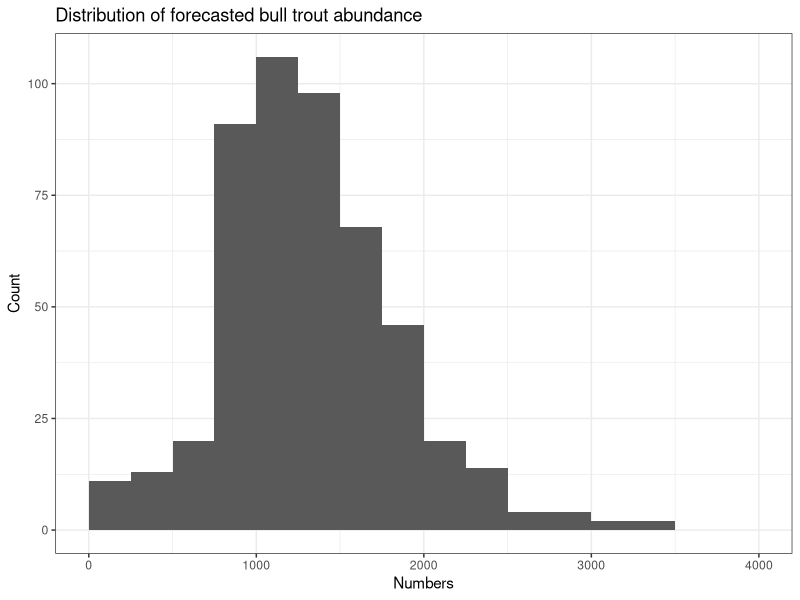

The R script that drew this image:
#Unit 4: Assignment 4.1 - Using evidence to inform
#        the bull trout model and evaluate bag limits

# This code is based on Poisson_NB_Catch.R

library(ggplot2)
library(mvtnorm)

# Define population variables
ages <- seq(1:15)
btrout <- array(0,dim=c(15,100))
adults <- numeric(100)
bt_len <- numeric(15)
bt_wt <- numeric(15)
mat_age <- 6
fec <- c(-61.288,1.478) 
# vB <- c(80,.32,2.29)  # we now estimate this instead of assuming the value
lw <- c(.01,3)       
natmort <- .2 
# sr <-  c(.002,.00000125) # these will also be estimated

# Define fishery parameters
vf <- c(.3,1200)     
q <- 0.07  # catchability from Post et al paper (assume this is ha per angler-hr)
hm <- 0.1  # hooking mortality

# Modifications needed for discrete catch per trip distribution
triplength <- 3.5  # hours per trip
lake_area <- 525   # ha of lake
q_corr <- q * triplength / lake_area  # q in units of 1/trips (i.e., adjust for trip length and area)
trips <- 250 #replace E (effort) with trips
release_fish <- numeric(trips)
bag_limit <- 3

# ********************Assignment 4.1***********************************************

#  Elicited values for non compliance probability
# We will assume the distribution of non-compliance uncertainty is uniform
p_keep_low <- .2   # lower and upper bounds on probability of keeping fish 
p_keep_high <- .5  # above the bag limit

# Read in the stock-recruitment and growth data
sr_data <- read.csv(file='../Data/S-R_data.csv', header=T)
gr_data <- read.csv(file='../Data/growth_data.csv', header=T)

# Next we estimate parameters from the data
# 
# First, recruitment
# We're fitting the S-R data to the Ricker model:
#  Step 1: Create the y value for the linearized model (ln(R/S))
sr_data$y <- log(sr_data$Age0/sr_data$Eggs)
#  Step 2: Fit the model using lm  
sr_model <- lm(y~Eggs, data=sr_data)

# Second, growth
# We're fitting the growth data to the von-Bertalanffy function:
#  Step 1: Convert lengths from mm to cm, to be consistent with earlier versions of the model
gr_data$Length <- gr_data$Length_mm/10
#  Step 2: Fit the model using nls and the starting values provided in the assignment
gr_model <- nls(Length~a*(1-exp(-b*(Age-c))),
                start=list(a=65,b=.5,c=2), data=gr_data)

# ********************Assignment 4.1***********************************************

# Set up a replicate simulation loop, and bins for model outputs
nsims <- 500  # 100 simulations
nyears <- 100  # 100 years per simulation
final_abundance <- numeric(500) #save the final year abundance of adults
for (isim in 1:nsims) {
  
  # ********************Assignment 4.1***********************************************
    #  First select a set of von-B parameters from gr_model
    #  Using a multivariate normal distribution
    #  coef gives parameter point estimates, vcov is covariance matrix
  vB <- rmvnorm(1,mean=coef(gr_model),
                      sigma=vcov(gr_model))
  
  # Choose a probability of non-compliance for this simulation,
  #  based on a uniform distribution with elicited bounds
  p_keep <- runif(1,min=p_keep_low,max=p_keep_high)
  
  # ********************Assignment 4.1***********************************************
  
  # Use selected parameters to get lengths, then weights for this simulation
  bt_len <- vB[1] * (1-exp(-vB[2]*(ages-vB[3])))  #VonB growth equation, using parameters from rmvnorm
  bt_len[1] <- 7.3   #fix lengths at age for age 1 and 2 
  bt_len[2] <- 11.8
  bt_wt <- lw[1]*bt_len^lw[2]
  
  # and calculate age-specific vulnerability
  v <- (1 - exp(-vf[1]*bt_len))^vf[2]

  # Initialize numbers
  age0 <- 2000
  btrout[1,1] <- 1000
  for (j in 2:15) {
    btrout[j,1] <- btrout[j-1,1]*(1-natmort)
  }
  adults[1] <- sum(btrout[6:15,1])
  
  # Start a loop over time
  for (i in 1:(nyears-1))  {
    # Calculate average catch per trip
    catch_age <- q_corr * btrout[,i]*v  # by age
    avg_catch <- sum(catch_age)         # all ages
    # Generate a distribution of catches
    catch_by_trip <- rnbinom(trips, size=.5, mu=avg_catch) # Negative binomial
    # Check each trip against the bag limit
    for (k in 1:trips) { # sets fish to release if catch > bag
      release_fish[k] <- max(0,catch_by_trip[k]-bag_limit)
      # set release_fish to zero for this trip if non-compliance
      # use a Bernoulli trial to decide
      if (rbinom(1,1,p_keep)==1) release_fish[k] <- 0
    } 
    kept_by_trip <- catch_by_trip - release_fish  # for each trip
    # Adjust catches to reflect trips where bag limit exceeded
    kept_catch <- sum(kept_by_trip)  #sum over trips
    catch_reduce <- kept_catch/avg_catch  #proportion kept
    catch_age_kept <- catch_age * catch_reduce  # numbers kept by age
    # Calculate fish deaths due to hooking mortality
    release_death <- catch_age * (1-catch_reduce) * hm

    # Calculate total deaths, use non-instantaneous rates, as per VisBasic model
    deaths <- natmort * btrout[,i] + catch_age_kept + release_death
    
    # Apply tautology
    for (j in 15:2) {
      btrout[j,i+1] <- btrout[j-1,i] - deaths[j-1]
      if (btrout[j,i+1]<0) btrout[j,i+1] = 0
      btrout[1,i+1] <- age0 * (1 - natmort)  #first year losses, no fishing
    } 
    adults[i+1] <- sum(btrout[6:15,i+1])
    # Calculate population egg production
    eggs <- sum(btrout[mat_age:15,i]*(fec[1]+fec[2]*bt_wt[mat_age:15])*0.5)
    
    # ********************Assignment 4.1*********************************************** 
    # Calculate recruitment using estimated Ricker model parameters
    lnRS <- coef(sr_model)[1]+coef(sr_model)[2]*eggs
    # add normal deviate
    lnRS <- lnRS + rnorm(1,0,sigma(sr_model))
    age0 <- exp(lnRS)*eggs
    # ********************Assignment 4.1***********************************************

      # End time loop
  }
  # Save the final abundance of adults for each simulation
  final_abundance[isim] <- adults[i+1]
  # End replicate simulation loop
}

target_abundance <- 1000  # Assignment 4.1 - set target
sum(final_abundance<target_abundance)  # Count number of sims with N < target

# Plot the distribution of final abundance values
breaks <- seq(0,4000,250)  # define bins for histogram using "breaks"
PlotNumbers <- ggplot() +
   geom_histogram(mapping = aes(x=final_abundance),
                 breaks=breaks) +
  labs(title="Distribution of forecasted bull trout abundance",
       x="Numbers",
       y="Count") +
  theme_bw()
PlotNumbers

#Results, bad outcomes out of 500 simulations:
# Bag limit = 2; Count = 100-110
# Bag limit = 3; Count = 135-145
# Bag limit = 1; Count = 45-60
